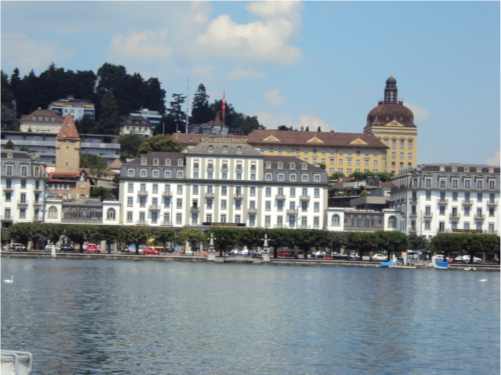
#> input picture left.JPG, 501 x 375 px, found by its file name
$ python stitch.py
#> lines starting #> are read from the running program, lines starting #| are printed output that depends on the picture; after the words box and inside, x2 and y2 are one past the last pixel; in counts of white or black regions, pixels touching at a corner belong together
import cv2
import numpy as np
import matplotlib.pyplot as plt
#import imutils

np.random.seed(0)

def get_correspondence(img1, img2):
    """
    Args
    img1: left image
    img2: right image

    Output
    points1: coordinates of matched keypoints in img1 | Shape (N, 2), where N is the number of keypoints detected in img1, having corresponding matched keypoint in img2
    points2: coordinates of matched keypoints in img2 | Shape (N, 2)
    """
    ## TODO: Complete this function
    gray1 = cv2.cvtColor(img1, cv2.COLOR_BGR2GRAY)
    gray2 = cv2.cvtColor(img2, cv2.COLOR_BGR2GRAY)


    sift = cv2.SIFT.create()

    keypoints1, descriptors1 = sift.detectAndCompute(gray1, None)
    keypoints2, descriptors2 = sift.detectAndCompute(gray2, None)

    bf = cv2.BFMatcher()
    matches = bf.knnMatch(descriptors1, descriptors2, k=2)

    good_matches = []
    for m, n in matches:
        if m.distance < 0.75 * n.distance:
            good_matches.append(m)

    points1 = np.float32([keypoints1[m.queryIdx].pt for m in good_matches])
    points2 = np.float32([keypoints2[m.trainIdx].pt for m in good_matches])

    return points1, points2


def visualize_keypoints_and_correspondences(img1, img2, points1, points2):
    """
    Args
    img1: left image
    img2: right image
    points1: coordinates of matched keypoints in img1 | Shape (N, 2), where N is the number of keypoints detected in img1, having corresponding matched keypoint in img2
    points2: coordinates of matched keypoints in img2 | Shape (N, 2)
    """
    # Convert the coordinates to integers
    points1_int = np.int32(points1)
    points2_int = np.int32(points2)

    # Find the size of the output canvas
    h1, w1 = img1.shape[:2]
    h2, w2 = img2.shape[:2]
    canvas_height = max(h1, h2)
    canvas_width = w1 + w2

    # Create a blank canvas
    img = np.zeros((canvas_height, canvas_width, 3), dtype=np.uint8)

    # Place the images on the canvas
    img[:h1, :w1, :] = img1
    img[:h2, w1:, :] = img2

    # Draw correspondences
    for i in range(len(points1_int)):
        point1 = tuple(points1_int[i])
        point2 = tuple(points2_int[i] + np.array([w1, 0]))  # Add width of img1 to x-coordinate of points2
        img = cv2.line(img, point1, point2, (0, 255, 0), 1)

    plt.figure(figsize=(20, 10))
    plt.imshow(img)
    plt.title("Correspondences")
    plt.show()


def get_homography(points1, points2):
    """
    Args
    points1: coordinates of keypoints in img1 | Shape (N, 2), where N is the number of keypoints detected in img1, which has corresponding matched keypoint in img2
    points2: coordinates of keypoints in img2 | Shape (N, 2)

    Output
    H: homography matrix | Shape (3, 3)

    NOTE - Hint:
    You can use a RANSAC-based method to robustly estimate the homography matrix H.
    """
    ## TODO: Complete this function

    inlier_T = 5

    best_H = None
    max_inliers = 0

    for _ in range(1000):
        # Randomly select 4 points
        indices = np.random.choice(len(points1), 4, replace=False)
        src_sample = np.array([points1[i] for i in indices])
        dst_sample = np.array([points2[i] for i in indices])

        # Find H
        A = []
        for i in range(4):
            x, y = src_sample[i][0], src_sample[i][1]
            u, v = dst_sample[i][0], dst_sample[i][1]
            A.append([-x, -y, -1, 0, 0, 0, x * u, y * u, u])
            A.append([0, 0, 0, -x, -y, -1, x * v, y * v, v])

        A = np.array(A)
        _, _, V = np.linalg.svd(A)
        H = V[-1].reshape(3, 3)
        H /= H[2, 2]

        # Apply H to all points1
        transformed_src = np.array([np.dot(H, np.append(src_point, 1)) for src_point in points1])
        transformed_src /= transformed_src[:, 2][:, None]  # Normalize

        # Find Euclidean Distances
        distances = np.linalg.norm(transformed_src[:, :2] - points2, axis=1)

        # Count inliers based on the inlier_T
        inliers = np.sum(distances < inlier_T)

        # Update H if better one found
        if inliers > max_inliers:
            max_inliers = inliers
            best_H = H


    print(best_H)
    return best_H


def stitch(img1, img2, H):
    """
    Args
    img1: left image
    img2: right image
    H: homography matrix

    Output
    img: stitched image

    NOTE - Hint:
    The homography matrix H computed from get_homography() does not account for translation needed to map the entire output into a single canvas.
    Hence, take the min and max coordinate ranges (or dimensions) of left and right images to estimate the bounds (min - (x_min, y_min) and max coordinates - (x_max, y_max)) for the final canvas image.
    You might need to incorporate this translation of (x_min, y_min) for warping the final image to the canvas.
    """
    ## TODO: Complete this function
    result_width = img1.shape[1] + img2.shape[1]
    result_height = img1.shape[0]

    result = cv2.warpPerspective(img1, H, (result_width, result_height))
    result[0:img2.shape[0], 0:img2.shape[1]] = img2

    return result


if __name__ == "__main__":
    image1 = cv2.imread("left.jpg")
#> image1 is the input picture: shape (375, 501, 3); mean B, G, R 149.6, 143, 130.7
    image2 = cv2.imread("right.jpg")
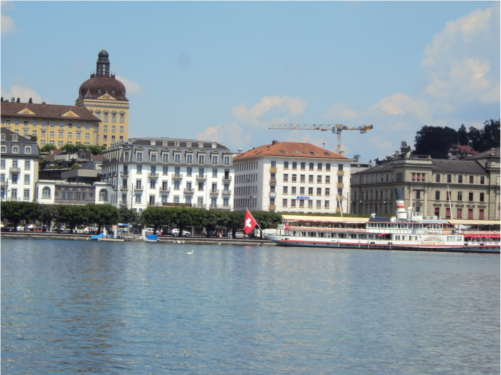
#> input picture right.JPG, 501 x 375 px, found by its file name
#> image2 is the input picture: shape (375, 501, 3); mean B, G, R 162.2, 152.9, 137.6

    # Rotation Analysis Code
    #cv2.imshow('Original Image', image2)
    height, width = image2.shape[:2]
#> height = 375; width = 501

    # [28 lines of commented-out code are left out]

    points1, points2 = get_correspondence(image1, image2)
#> in get_correspondence, `gray1 = cv2.cvtColor(img1, cv2.COLOR_BGR2GRAY)`:
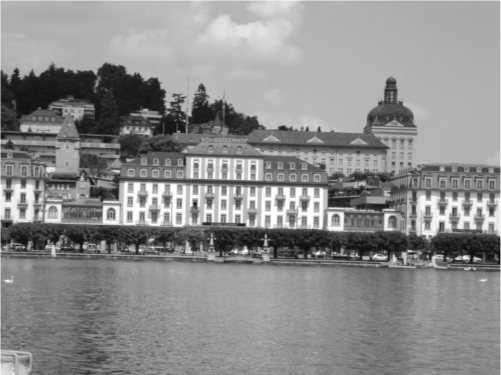
#> gray1: shape (375, 501); min 14, max 255, mean 140.1
#> in get_correspondence, `gray2 = cv2.cvtColor(img2, cv2.COLOR_BGR2GRAY)`:
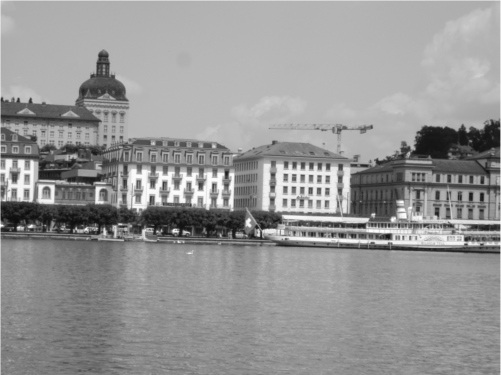
#> gray2: shape (375, 501); min 12, max 254, mean 149.4
#> in get_correspondence, `keypoints1, descriptors1 = sift.detectAndCompute(gray1, None)`: keypoints1 = 1780 keypoints; strongest (x, y, size): (466, 257, 3.9), (318, 253, 2.8), (8, 195, 5.7), (195, 203, 3.4)
#> in get_correspondence, `keypoints2, descriptors2 = sift.detectAndCompute(gray2, None)`: keypoints2 = 1298 keypoints; strongest (x, y, size): (388, 236, 4.5), (175, 231, 3.9), (31, 226, 2.7), (19, 228, 2.8)
#> in get_correspondence, `matches = bf.knnMatch(descriptors1, descriptors2, k=2)`: matches = 1780 matches
#> after the loop in get_correspondence, `for m, n in matches:`: good_matches = 426 matches
#> in get_correspondence, `points1 = np.float32([keypoints1[m.queryIdx].pt for m in good_matches])`: points1 = 426 pairs, first value 12.04 to 495.5, second value 68.36 to 270.1
#> in get_correspondence, `points2 = np.float32([keypoints2[m.trainIdx].pt for m in good_matches])`: points2 = 426 pairs, first value 7.36 to 456.1, second value 57.82 to 243.3
    print(f"{len(points1)}, {len(points2)}")
#| 426, 426
    visualize_keypoints_and_correspondences(image1, image2, points1, points2)
#> in visualize_keypoints_and_correspondences, `points1_int = np.int32(points1)`: points1_int = 426 pairs, first value 12 to 495, second value 68 to 270
#> in visualize_keypoints_and_correspondences, `points2_int = np.int32(points2)`: points2_int = 426 pairs, first value 7 to 456, second value 57 to 243
#> the loop in visualize_keypoints_and_correspondences, `for i in range(len(points1_int)):` made 426 passes
#> (point1, point2) on passes 1 to 3: ((12, 185), (705, 173)), ((12, 197), (705, 186)), ((12, 181), (705, 169))
#> pass 1, in visualize_keypoints_and_correspondences, `img = cv2.line(img, point1, point2, (0, 255, 0), 1)`:
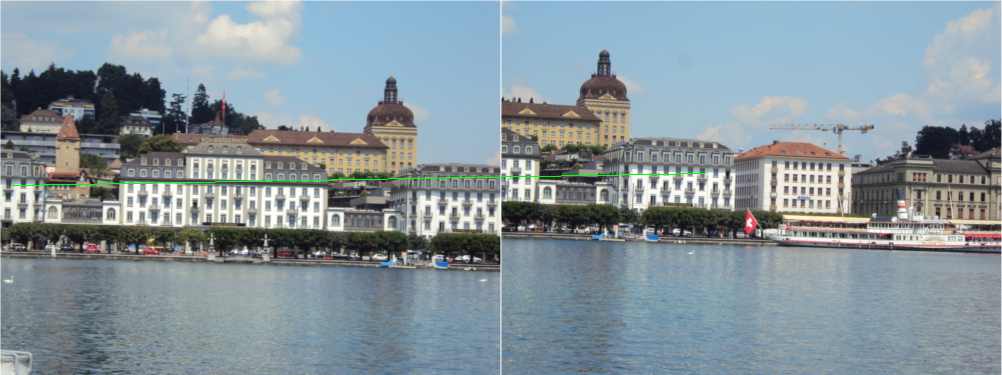
#> img: shape (375, 1002, 3); mean B, G, R 155.7, 148.2, 133.9
#> pass 3, in visualize_keypoints_and_correspondences, `img = cv2.line(img, point1, point2, (0, 255, 0), 1)`:
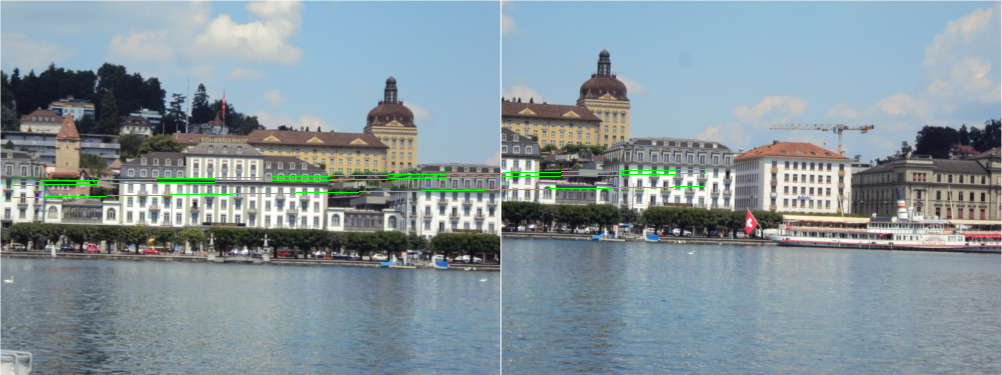
#> img: shape (375, 1002, 3); mean B, G, R 155.2, 148.6, 133.4
#> after the loop in visualize_keypoints_and_correspondences, `for i in range(len(points1_int)):`:
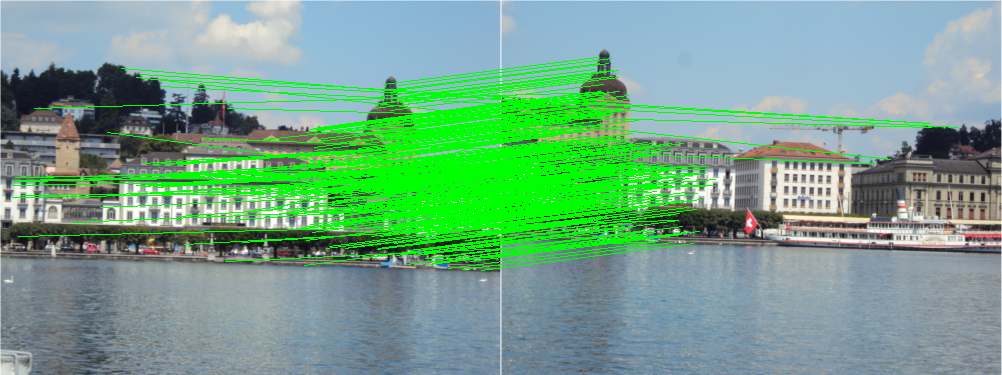
#> img: shape (375, 1002, 3); 12.88% of pixels changed, all inside (x1, y1, x2, y2) = (15, 57, 958, 271)

    H = get_homography(points2, points1)
#> the loop in get_homography, `for _ in range(1000):` made 1000 passes
#> (indices, src_sample, dst_sample, inliers, max_inliers) on passes 2, 11: ([319, 60, 235, 414], [[129.7, 139.6], [14.87, 164.1], [101, 97.17], [194, 200.9]], [[418.4, 165.8], [280.3, 191.7], [389, 124], [484.9, 227.1]], 205, 205), ([235, 73, 232, 288], [[101, 97.17], [14.87, 164.1], [100, 172.4], [119.4, 193.4]], [[389, 124], [304.6, 191.9], [388.7, 199.2], [408.5, 220]], 348, 348)
#> (indices, src_sample, inliers, max_inliers) on pass 5: ([289, 177, 220, 249], [[119.8, 185], [78.99, 102], [97.22, 125.5], [105.3, 216.9]], 331, 331)
#> after the loop in get_homography, `for _ in range(1000):`: best_H = [[0.907, 0.0342, 287.7], [-0.0544, 0.997, 30.55], [-0.000224, 6.42e-05, 1]]; max_inliers = 348
#| [[ 9.06863425e-01  3.42425539e-02  2.87658651e+02]
#|  [-5.43902767e-02  9.96859284e-01  3.05468891e+01]
#|  [-2.24211187e-04  6.42047776e-05  1.00000000e+00]]
#> H has the same summary as best_H in get_homography
    output = stitch(image2, image1, H)
#> in stitch, `result[0:img2.shape[0], 0:img2.shape[1]] = img2`:
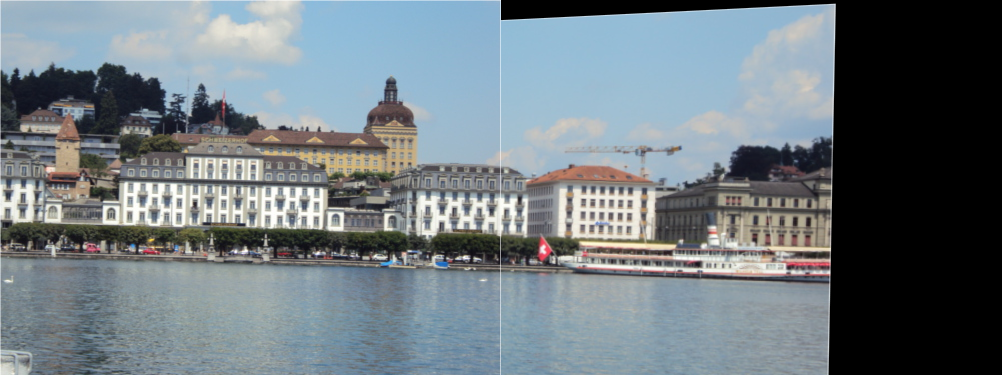
#> result: shape (375, 1002, 3); mean B, G, R 128.5, 122.4, 112.1
    cv2.imwrite("output.jpg", output)
